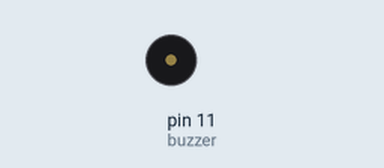
A sketch run on a simulated Arduino Uno, built with avr-gcc and run on an emulated ATmega328P. Parts: buzzer (waves = sounding).

Above: at 0.69 s.
At 2.21 s:
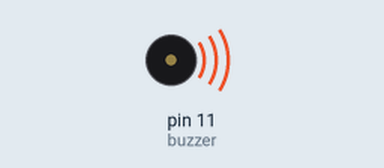
Timing chart, 0 to 3.0 s (numbered marks = the images above):
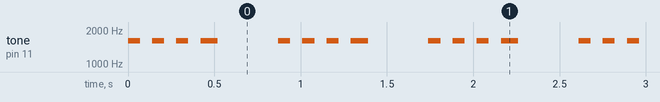

Measured:
- by itself, tone on pin 11 (buzzer): repeats every 0.87 s: 2 × (silent 0.07 s, 1600 Hz 0.07 s), silent 0.07 s, 1600 Hz 0.10 s, silent 0.35 s, 1600 Hz 0.07 s

The sketch:

buzzer_test.ino
```cpp
#define buzzer 11

void setup() {
 pinMode(buzzer, OUTPUT);

}

void loop() {
tone (buzzer, 1600);
delay(70);
noTone(buzzer);
delay(70);
tone (buzzer, 1600);
delay(70);
noTone(buzzer);
delay(70);
tone (buzzer, 1600);
delay(70);
noTone(buzzer);
delay(70);
tone (buzzer, 1600);
delay(100);
noTone(buzzer);
delay(350);


}
```
